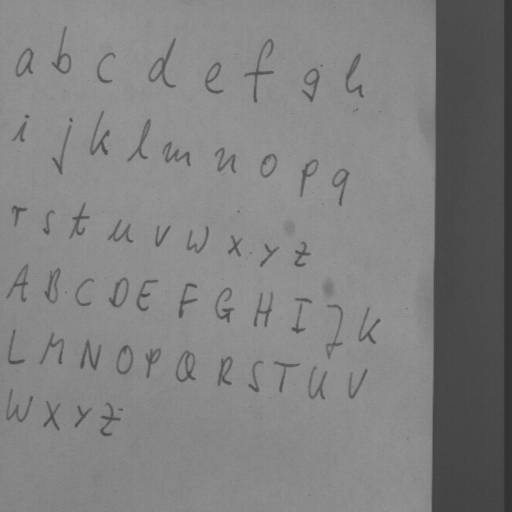
#> input picture test_image/alpha1.png, 512 x 512 px, found by its file name
$ python dft_test.py   (Python 2 division)
#> lines starting #> are read from the running program, lines starting #| are printed output that depends on the picture
import cv2
import numpy as np

def shift_dft(src, dst):

    if dst is None:
        dst = np.empty(src.shape, src.dtype)
    elif src.shape != dst.shape:
        raise ValueError("src and dst must have equal sizes")
    elif src.dtype != dst.dtype:
        raise TypeError("src and dst must have equal type")

    if src is dst:
        ret = np.empty(src.shape, src.dtype)
    else:
        ret = dst

    h, w = src.shape[:2]

    cx1 = cx2 = w/2
    cy1 = cy2 = h/2

    if w%2 != 0:
        cx2 += 1
    if h%2 != 0:
        cy2 += 1

    #swap quadrants
    ret[h-cy1:, w-cx1:] = src[0:cy1, 0:cx1 ]
    ret[0:cy2, 0:w-cx2] = src[h-cy2:, h-cx2:]

    ret[h-cy1:, 0:cx1] = src[0:cy1, w-cx1:]
    ret[0:cy1, w-cx2:] = src[h-cy2:, 0:cx2]

    if src is dst:
        dst[:, :] = ret

    return dst

im = cv2.imread("test_image/alpha1.png", cv2.IMREAD_UNCHANGED)
#> im is the input picture: shape (512, 512); min 50, max 153, mean 128.3
h, w = im.shape[:2]
#> h = 512; w = 512

realinput = im.astype(np.float64)

dft_m = cv2.getOptimalDFTSize(w)
#> dft_m = 512
dft_n = cv2.getOptimalDFTSize(h)
#> dft_n = 512

dft_a = np.zeros((dft_n, dft_m, 2), dtype = np.float64)
dft_a[:h, :w, 0] = realinput

cv2.dft(dft_a, dst=dft_a, nonzeroRows=h)

cv2.imshow("win", im)

image_re, image_im = cv2.split(dft_a)

magnitude = cv2.sqrt(image_re**2 + image_im**2)

log_spectrum = cv2.log(1.0 + magnitude)
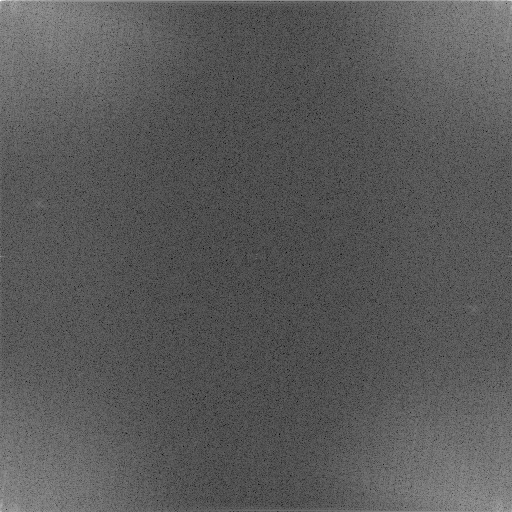
#> log_spectrum: shape (512, 512) float64; min 1.17, max 17.33, mean 6.83; drawn with min black and max white

shift_dft(log_spectrum, log_spectrum)
#> in shift_dft, `ret[h-cy1:, w-cx1:] = src[0:cy1, 0:cx1 ]`:
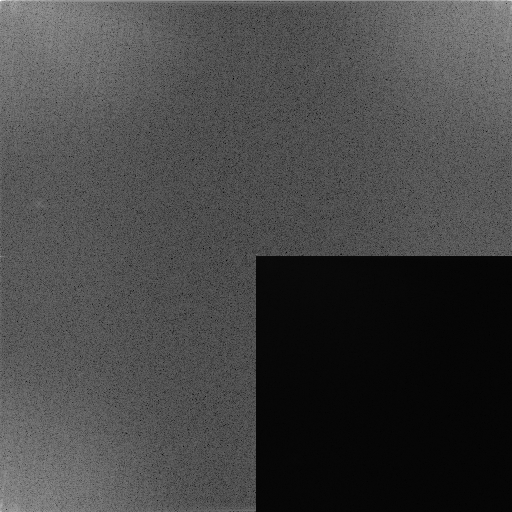
#> ret: shape (512, 512) float64; min 0, max 255, mean 68.6
#> in shift_dft, `ret[0:cy2, 0:w-cx2] = src[h-cy2:, h-cx2:]`:
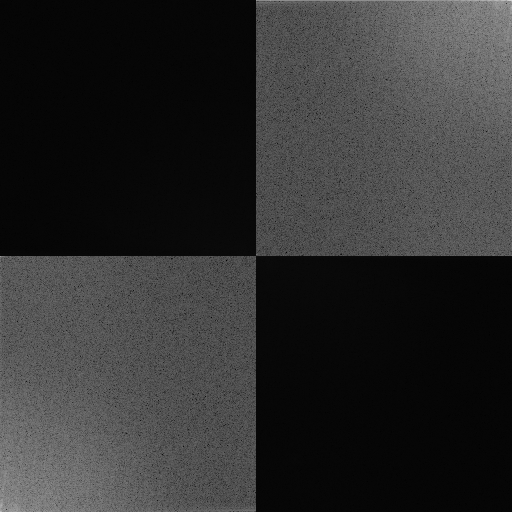
#> ret: shape (512, 512) float64; min 0, max 214.9, mean 47.7
#> in shift_dft, `ret[h-cy1:, 0:cx1] = src[0:cy1, w-cx1:]`:
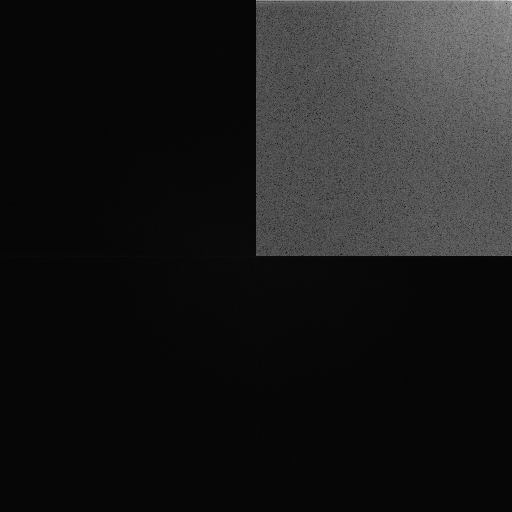
#> ret: shape (512, 512) float64; min 5.84e-12, max 214.9, mean 27.3
#> in shift_dft, `ret[0:cy1, w-cx2:] = src[h-cy2:, 0:cx2]`:
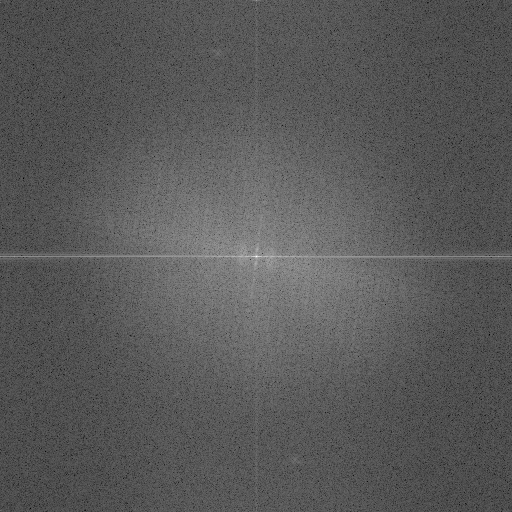
#> ret: shape (512, 512) float64; min 1.17, max 17.33, mean 6.83; drawn with min black and max white

cv2.normalize(log_spectrum, log_spectrum, 0.0, 1.0, cv2.NORM_MINMAX)

cv2.imshow("mag", log_spectrum)


cv2.waitKey(100000)
